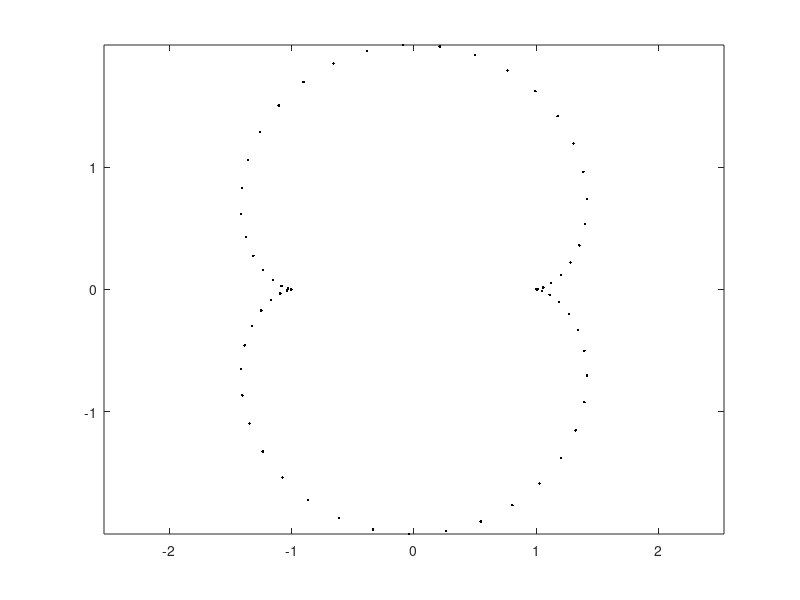

MATLAB code for this plot: (Note: this script raises an error after producing the figure.)
% Stephanie Klumpe
% Final Exam
% Problem 1

clear
close all
clc

a = 0.5;
t = (0:0.1:2*pi)';
x = a*(3*cos(t)-cos(3*t));  % Nephroid
y = a*(3*sin(t)-sin(3*t));
% x = 2*cos(t)+0.1*rand(length(t),1);
% y = 3*sin(t);             % Elipse

xzero = [x y];

N = length(t);

plot(x,y,'k.')
axis equal

xzero = [xzero(end,:); xzero; xzero(1,:)];

normal = zeros(N,2);

for j = 2:N+1

    data = xzero(j-1:j+1,:);
    normal(j-1,:) = bestfitnormal(data);

end

xzero([1,N+2],:)=[];
alpha = 0.4;

xplus = xzero+alpha*normal;
xminus = xzero-alpha*normal;

plot(xzero(:,1),xzero(:,2),'ro')
hold on
plot(xplus(:,1),xplus(:,2),'b*')
plot(xminus(:,1),xminus(:,2),'gd')
axis([-4 4 -4 4])

print('-dpng', 'problem1norm.png')

figure(2), clf
plot3(xzero(:,1),xzero(:,2),zeros(N,1),'ro')
hold on
plot3(xplus(:,1),xplus(:,2),alpha*ones(N,1),'b*')
plot3(xminus(:,1),xminus(:,2),-alpha*ones(N,1),'gd')
axis([-4 4 -4 4 -5*alpha 5*alpha])

grid on
hold on

print('-dpng', 'problem1ext.png')

eps = 2;
% rho = @(r) exp(-eps*r.^2);
rho = @(r) 1./sqrt(1+eps^2*r.^2);

M=3*N;
RHS = [zeros(N,1);alpha*ones(N,1);-alpha*ones(N,1)];

A = zeros(M);

Xbig = [xzero;xplus;xminus];

for j = 1:M
    for k = 1:M
        A(j,k)=rho(norm(Xbig(j,:)-Xbig(k,:)));
    end
end

C = A\RHS;

[Xplot,Yplot] = meshgrid(-4:0.1:4,-4:0.1:4);

Zplot = zeros(size(Xplot));
Dist = zeros(M,1);

for j = 1:size(Xplot,1)
    for k = 1:size(Yplot,1)
        Zplot(j,k) = FunctInterp([Xplot(j,k) Yplot(j,k)],C,Xbig,rho);
    end
end

surf(Xplot,Yplot,Zplot)

figure(3), clf
plot(xzero(:,1),xzero(:,2),'bo')
hold on                            % Level curve
axis([-4 4 -4 4])
v=[-alpha,0,alpha];
v=[0,0.001];
contour(Xplot,Yplot,Zplot,v,'Color','r')


print('-dpng', 'problem1lvl.png')

% Functions
function out = bestfitnormal(data)

    [M, dim]=size(data);

    Const = ones(M,1); % Vector of the constant term in the RHS
    out = data\Const; % Find the coefficients

end

function Fout = FunctInterp(Xin,C,Xbig,rho)

    M = size(Xbig,1);
    Dist = zeros(M,1);

    for s = 1:M
        Dist(s) = norm(Xin-Xbig(s,:));
    end

    Fout = C'*rho(Dist);

end